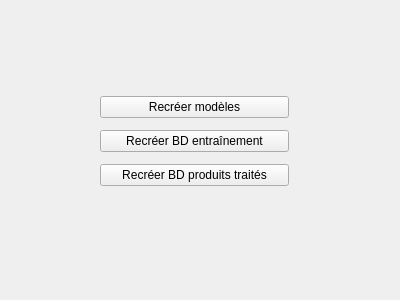
<?xml version="1.0" encoding="UTF-8"?>
<ui version="4.0">
 <class>Form</class>
 <widget class="QWidget" name="Form">
  <property name="geometry">
   <rect>
    <x>0</x>
    <y>0</y>
    <width>400</width>
    <height>300</height>
   </rect>
  </property>
  <property name="windowTitle">
   <string>Form</string>
  </property>
  <widget class="QWidget" name="verticalLayoutWidget">
   <property name="geometry">
    <rect>
     <x>100</x>
     <y>90</y>
     <width>189</width>
     <height>103</height>
    </rect>
   </property>
   <layout class="QVBoxLayout" name="verticalLayout">
    <item>
     <widget class="QPushButton" name="b_Recreer_Modeles">
      <property name="text">
       <string>Recréer modèles</string>
      </property>
     </widget>
    </item>
    <item>
     <widget class="QPushButton" name="b_Recreer_BD_Entrainement">
      <property name="text">
       <string>Recréer BD entraînement</string>
      </property>
     </widget>
    </item>
    <item>
     <widget class="QPushButton" name="b_Recreer_BD_PT">
      <property name="text">
       <string>Recréer BD produits traités</string>
      </property>
     </widget>
    </item>
   </layout>
  </widget>
 </widget>
 <resources/>
 <connections/>
</ui>
